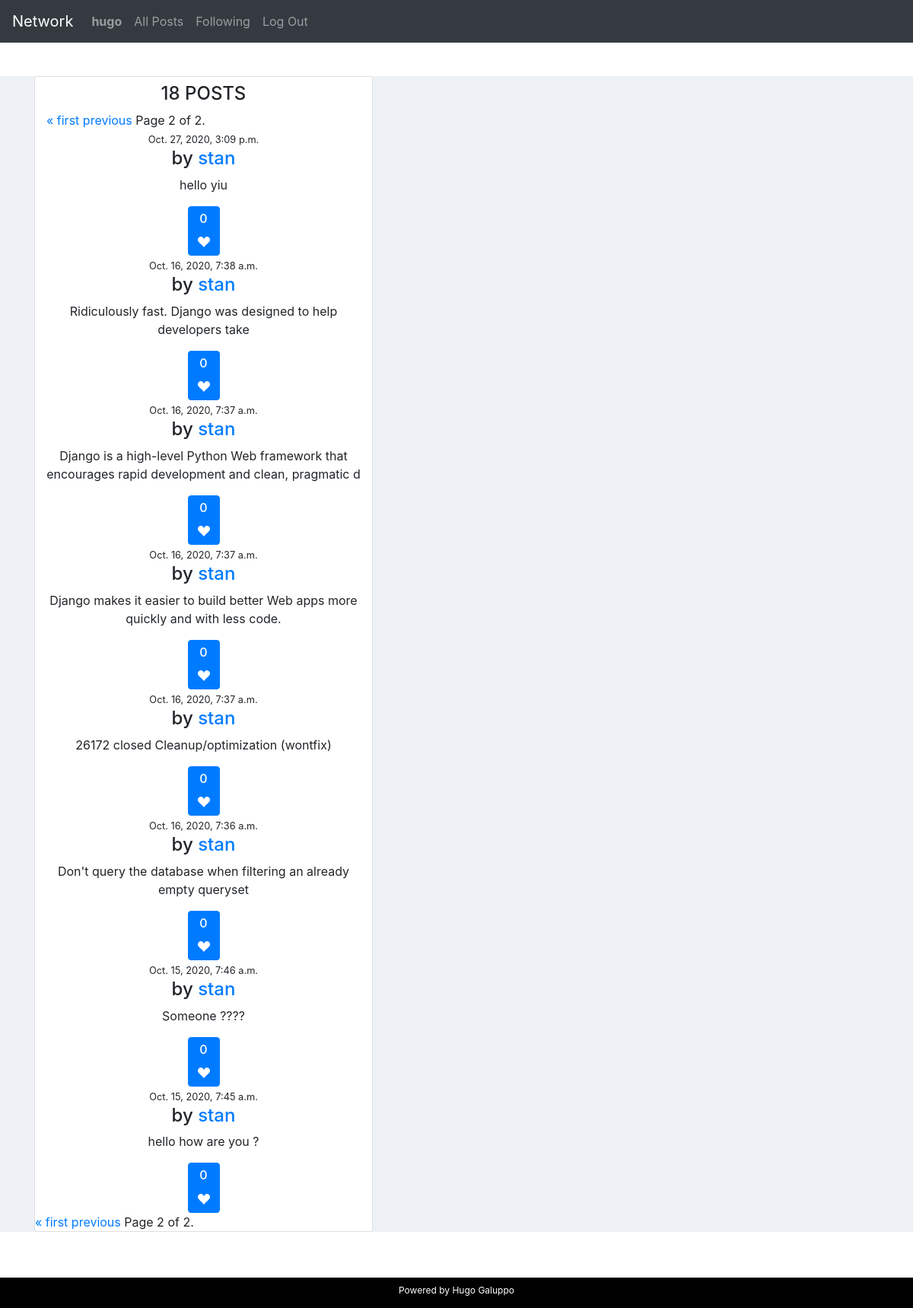
Screenshot of /following?page=2 (signed in) with the database file from the repository.
### network/models.py (models this page shows, shortened)
class User(AbstractUser):
    pass

class Post (models.Model):
    author = models.ForeignKey("Profile", on_delete=models.CASCADE, related_name="author") #profile.author
    content = models.CharField(max_length=100)
    date = models.DateTimeField(auto_now=True)
    likes = models.ManyToManyField("User",related_name="likes", blank = True) #user.likes
    class Meta:
        ordering = ('-date', )

class Profile(models.Model):
    user = models.OneToOneField("User", on_delete=models.CASCADE, related_name="user") # user.user
    title = models.CharField(max_length=100, blank=True)
    followers = models.ManyToManyField("User",related_name="is_following", blank=True)     # user.is_following.all()

### network/views.py (the view)
# urls.py: path("following", views.following, name="following"),
@login_required
def following(request):
    user = User.objects.get(pk=request.user.pk)
    profiles = Profile.objects.filter(followers__in=[user.pk])
    posts_dict = {}
    post_list = []
    if profiles:
        for profile in profiles:
            posts_dict[profile] = Post.objects.filter(author__in=[profile])
            for item in posts_dict[profile]:
                 post_list.append(item)
        paginator = Paginator(post_list, 10) # Show 10 posts per page.
        page_number = request.GET.get('page') # 10
        page_obj = paginator.get_page(page_number)
        postNbr = len(post_list)
        return render(request, "network/following.html", {'postNbr': postNbr, 'page_obj': page_obj })
    else:
        return render(request, "network/following.html", {
                "message": "You are following nobody !"
            })

### network/templates/network/following.html (shortened to what this page needs)
{% extends "network/layout.html" %}
{% load static %}
{% block body %}
<div class="container">
  <div class="row">
      <div class="col-md-12 col-lg-5">
          <div class="card">
                      <div class="col text-center">
                        <h4 class="text-uppercase">
                        {% if message %}
                            {{message}}
                        {% else %}
                          <h4 class="text-uppercase">
                             {{ postNbr }} Posts</h4>
                            <div class="pagination">
                              <span class="step-links">
                                  {% if page_obj.has_previous %}
                                      <a href="?page=1">&laquo; first</a>
                                      <a href="?page={{ page_obj.previous_page_number }}">previous</a>
                                      {% endif %}
                                  <span class="current">
                                      Page {{ page_obj.number }} of {{ page_obj.paginator.num_pages }}.
                                  </span>
                              </span>
                          </div>
                          {% for post in page_obj %}
                              <small> {{post.date}} </small>
                              <div id='{{ post.id }}' class="media-body">
                                {% if user.is_authenticated %}
                                <h4 class="media-heading user_name">by
                                  <a href="{% url 'profile' username=post.author.user.pk%}">
                                {% endif %}
                                    {{post.author.user}}</h4></a>
                                <p id='content'>{{post.content}}</p>
                                {% if user.is_authenticated %}
                                    <button value="{{ post.likes.count }}" id='like' type="submit" class="btn btn-primary" onclick="like( '{{ post.id }}', '{{ request.user }}' )">
                                        <h6 id="likecount">{{ post.likes.count }}</h6>
                                        <svg width="1em" height="1em" viewBox="0 0 16 16" class="bi bi-suit-heart-fill" fill="currentColor" xmlns="http://www.w3.org/2000/svg">
                                         <path d="M4 1c2.21 0 4 1.755 4 3.92C8 2.755 9.79 1 12 1s4 1.755 4 3.92c0 3.263-3.234 4.414-7.608 9.608a.513.513 0 0 1-.784 0C3.234 9.334 0 8.183 0 4.92 0 2.755 1.79 1 4 1z"/>
                                       </svg>
                                       </button>
                                    {% endif %}
                              </div>
                          {% endfor %}
                      </div>
                      <div class="pagination">
                        <span class="step-links">
                            {% if page_obj.has_previous %}
                                <a href="?page=1">&laquo; first</a>
                                <a href="?page={{ page_obj.previous_page_number }}">previous</a>
                            {% endif %}
                            <span class="current">
                                Page {{ page_obj.number }} of {{ page_obj.paginator.num_pages }}.
                            </span>
                        </span>
                    </div>
                    {% endif %}
              </div>
{% endblock %}

### network/templates/network/layout.html (shortened to what this page needs)
{% load static %}
<!DOCTYPE html>
<html lang="en">
    <head>
        <link href="{% static 'network/styles.css' %}" rel="stylesheet">
        <link rel="stylesheet" href="https://maxcdn.bootstrapcdn.com/bootstrap/4.5.2/css/bootstrap.min.css">
        <link rel="stylesheet" href="https://cdnjs.cloudflare.com/ajax/libs/font-awesome/4.7.0/css/font-awesome.min.css">
    <body>
        <div class="pos-f-t">
            <nav class="navbar navbar-expand-sm bg-dark navbar-dark fixed-top">
                <a class="navbar-brand" href="#">Network</a>
                <div class="collapse navbar-collapse" id="collapsibleNavbar">
                    <ul class="navbar-nav">
                        {% if user.is_authenticated %}
                            <li class="nav-item">
                                <a class="nav-link" href="{% url 'profile' username=user.pk%}"><strong>{{ user.username }}</strong></a>
                            </li>
                        {% endif %}
                        <li class="nav-item">
                        <a class="nav-link" href="{% url 'index' %}">All Posts</a>
                        </li>
                        {% if user.is_authenticated %}
                            <li class="nav-item">
                                <a class="nav-link" href="{% url 'following' %}">Following</a>
                            </li>
                            <li class="nav-item">
                                <a class="nav-link" href="{% url 'logout' %}">Log Out</a>
                            </li>
                        {% endif %}
                    </ul>
                    </div>
            </nav>
        <div class="body">
            {% block body %}
            {% endblock %}
        </div>
        <div class="footer">
            <p> <sub>Powered by Hugo Galuppo</sub></p>
        </div>
    </body>
</html>

### network/static/network/styles.css (style rules this page uses)
.body { position: fixed; top: 100px; bottom: 100px; left: 0; right: 0; background-color: #edf1f5; overflow: auto; }
.footer { position: fixed; left: 0; bottom: 0; width: 100%; background-color:black; color: white; text-align: center; }
body { background: #edf1f5; margin-top:20px; }
.card { position: relative; display: flex; flex-direction: column; min-width: 0; word-wrap: break-word; background-color: #fff; background-clip: border-box; border: 0 solid transparent; border-radius: 0; }

### rows the page displays
User: username "hugo"
Post: date "Oct. 27, 2020, 3:09 p.m.", author.user "stan", content "hello yiu", likes.count "0"
Post: date "Oct. 16, 2020, 7:38 a.m.", author.user "stan", content "Ridiculously fast. Django was designed to help developers take", likes.count "0"
Post: date "Oct. 16, 2020, 7:37 a.m.", author.user "stan", content "Django is a high-level Python Web framework that encourages rapid development and clean, pragmatic d", likes.count "0"
Post: date "Oct. 16, 2020, 7:37 a.m.", author.user "stan", content "Django makes it easier to build better Web apps more quickly and with less code.", likes.count "0"
Post: date "Oct. 16, 2020, 7:37 a.m.", author.user "stan", content "26172 closed Cleanup/optimization (wontfix)", likes.count "0"
Post: date "Oct. 16, 2020, 7:36 a.m.", author.user "stan", content "Don't query the database when filtering an already empty queryset", likes.count "0"
Post: date "Oct. 15, 2020, 7:46 a.m.", author.user "stan", content "Someone ????", likes.count "0"
Post: date "Oct. 15, 2020, 7:45 a.m.", author.user "stan", content "hello how are you ?", likes.count "0"

### other values shown
{{ postNbr }} "18"
{{ page_obj.number }} "2"
{{ page_obj.paginator.num_pages }} "2"
